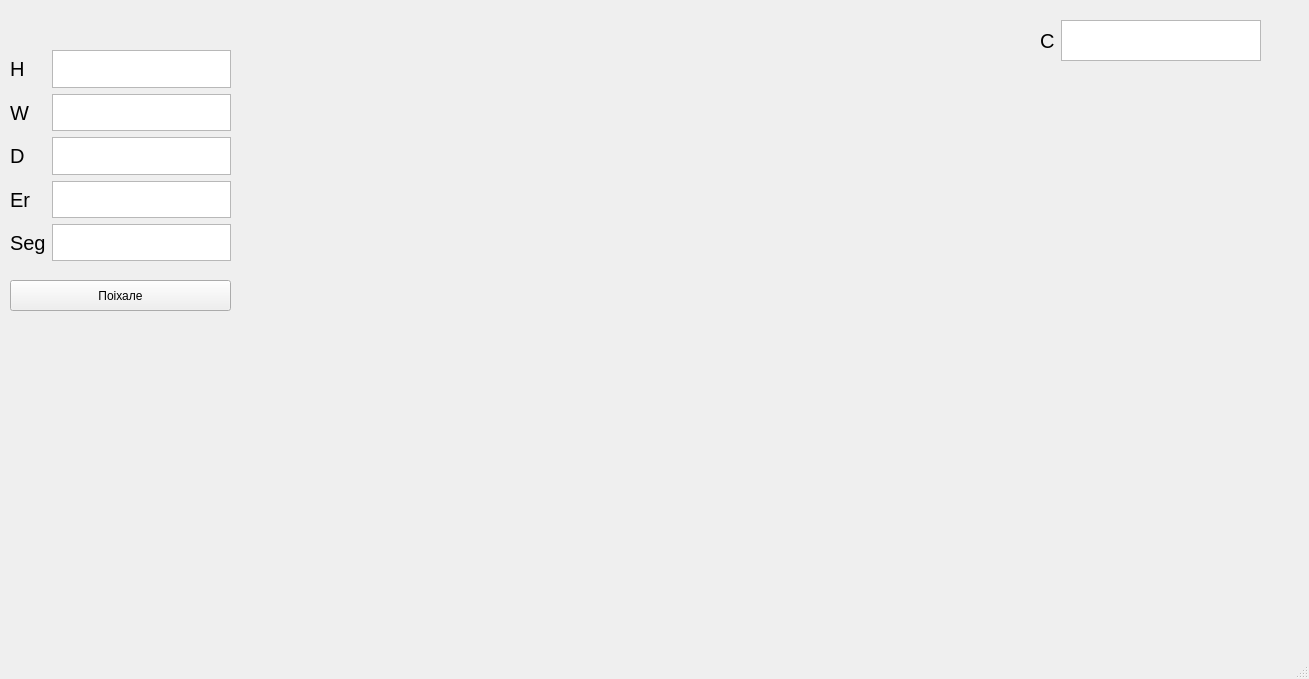
<?xml version="1.0" encoding="UTF-8"?>
<ui version="4.0">
 <class>MainWindow</class>
 <widget class="QMainWindow" name="MainWindow">
  <property name="geometry">
   <rect>
    <x>0</x>
    <y>0</y>
    <width>1309</width>
    <height>679</height>
   </rect>
  </property>
  <property name="windowTitle">
   <string>MainWindow</string>
  </property>
  <widget class="QWidget" name="centralwidget">
   <widget class="QPushButton" name="Calc">
    <property name="geometry">
     <rect>
      <x>10</x>
      <y>280</y>
      <width>221</width>
      <height>31</height>
     </rect>
    </property>
    <property name="text">
     <string>Поiхале</string>
    </property>
   </widget>
   <widget class="QWidget" name="layoutWidget">
    <property name="enabled">
     <bool>true</bool>
    </property>
    <property name="geometry">
     <rect>
      <x>1040</x>
      <y>20</y>
      <width>221</width>
      <height>41</height>
     </rect>
    </property>
    <layout class="QHBoxLayout" name="horizontalLayout_2">
     <item>
      <widget class="QLabel" name="label_5">
       <property name="enabled">
        <bool>true</bool>
       </property>
       <property name="font">
        <font>
         <pointsize>15</pointsize>
        </font>
       </property>
       <property name="text">
        <string>C</string>
       </property>
      </widget>
     </item>
     <item>
      <widget class="QTextBrowser" name="Final">
       <property name="enabled">
        <bool>true</bool>
       </property>
      </widget>
     </item>
    </layout>
   </widget>
   <widget class="QGraphicsView" name="graphicsView">
    <property name="geometry">
     <rect>
      <x>260</x>
      <y>90</y>
      <width>900</width>
      <height>500</height>
     </rect>
    </property>
    <property name="styleSheet">
     <string notr="true">background-color: transparent;
border: 0;</string>
    </property>
   </widget>
   <widget class="QWidget" name="layoutWidget">
    <property name="geometry">
     <rect>
      <x>10</x>
      <y>50</y>
      <width>221</width>
      <height>211</height>
     </rect>
    </property>
    <layout class="QGridLayout" name="gridLayout">
     <item row="0" column="0">
      <widget class="QLabel" name="label">
       <property name="font">
        <font>
         <pointsize>15</pointsize>
        </font>
       </property>
       <property name="text">
        <string>H</string>
       </property>
      </widget>
     </item>
     <item row="0" column="1">
      <widget class="QTextEdit" name="Hparam"/>
     </item>
     <item row="1" column="0">
      <widget class="QLabel" name="label_2">
       <property name="font">
        <font>
         <pointsize>15</pointsize>
        </font>
       </property>
       <property name="text">
        <string>W</string>
       </property>
      </widget>
     </item>
     <item row="1" column="1">
      <widget class="QTextEdit" name="Wparam"/>
     </item>
     <item row="2" column="0">
      <widget class="QLabel" name="label_3">
       <property name="font">
        <font>
         <pointsize>15</pointsize>
        </font>
       </property>
       <property name="text">
        <string>D</string>
       </property>
      </widget>
     </item>
     <item row="2" column="1">
      <widget class="QTextEdit" name="Dparam"/>
     </item>
     <item row="3" column="0">
      <widget class="QLabel" name="label_4">
       <property name="font">
        <font>
         <pointsize>15</pointsize>
        </font>
       </property>
       <property name="text">
        <string>Er</string>
       </property>
      </widget>
     </item>
     <item row="3" column="1">
      <widget class="QTextEdit" name="Erparam"/>
     </item>
     <item row="4" column="0">
      <widget class="QLabel" name="label_6">
       <property name="font">
        <font>
         <pointsize>15</pointsize>
        </font>
       </property>
       <property name="text">
        <string>Seg</string>
       </property>
      </widget>
     </item>
     <item row="4" column="1">
      <widget class="QTextEdit" name="Nseg"/>
     </item>
    </layout>
   </widget>
  </widget>
  <widget class="QMenuBar" name="menubar">
   <property name="geometry">
    <rect>
     <x>0</x>
     <y>0</y>
     <width>1309</width>
     <height>26</height>
    </rect>
   </property>
  </widget>
  <widget class="QStatusBar" name="statusbar"/>
 </widget>
 <resources/>
 <connections/>
</ui>
